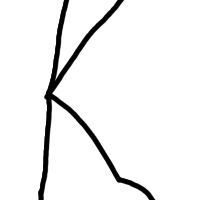
#> input picture computer-vision/test1.jpg, 200 x 200 px
$ python main.py
#> lines starting #> are read from the running program, lines starting #| are printed output that depends on the picture; after the words box and inside, x2 and y2 are one past the last pixel; in counts of white or black regions, pixels touching at a corner belong together
#> in main, image is the input picture: shape (200, 200, 3); min 0, max 255, mean 239.9
from cv2.typing import MatLike
import numpy as np
import cv2
# from matplotlib import pyplot as plt
# from process_image import extract_paper

"""
    HOW IT COULD WORK
        find four largest contours containing significant brown (area1)
        find four largest contours within area1 (area2)
"""


def find_pins(image):
    gray = cv2.cvtColor(image,cv2.COLOR_BGR2GRAY)
    blur = cv2.GaussianBlur(gray, (5,5), 3)
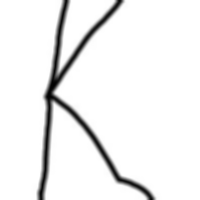
#> blur: shape (200, 200); min 1, max 255, mean 239.9

    thresh = cv2.adaptiveThreshold(blur, 255, cv2.ADAPTIVE_THRESH_GAUSSIAN_C, cv2.THRESH_BINARY, 11, 2)
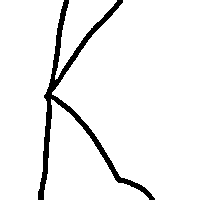
#> thresh: shape (200, 200); 94% white; 1 black region, box (x1, y1, x2, y2) and area: (38, 0, 155, 200) 2408
    # return thresh

    blur = cv2.GaussianBlur(thresh, (7,7), 3)
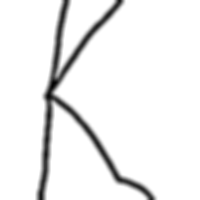
#> blur: shape (200, 200); min 0, max 255, mean 239.6
    # return blur

    _, thresh = cv2.threshold(blur, 90, 255, cv2.THRESH_BINARY_INV)
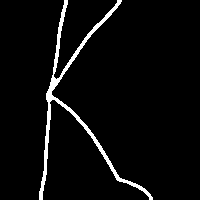
#> thresh: shape (200, 200); 4.2% white; 1 white region

    contours, _ = cv2.findContours(thresh, cv2.RETR_EXTERNAL, cv2.CHAIN_APPROX_SIMPLE)
#> contours = 1 contour; box (x1, y1, x2, y2) and area: (39, 0, 153, 200) 1279

    for cnt in contours:
        if cv2.contourArea(cnt) <= 80: # Ignore very small noise
            continue

        x, y, w, h = cv2.boundingRect(cnt)

        if (max(w, h) / min(w, h) > 1.5):# or w<20 or h<20:
            continue

        cv2.rectangle(image, (x, y), (x + w, y + h), (0, 255, 0), 2)
#> this loop made 1 pass
#> (x, y, w, h) on pass 1: (39, 0, 114, 200)
    return image


def main():
    # cap = cv2.VideoCapture(1)
    # frame = cap.read()
    image = cv2.imread("test1.jpg")

    if image is None:
        return

    paper = find_pins(image)
    if paper is None:
        return
    # paper = get_black_areas(image)
    cv2.imshow('image', paper)
    cv2.waitKey(0)
    cv2.destroyAllWindows()


if __name__ == "__main__":
    main()
